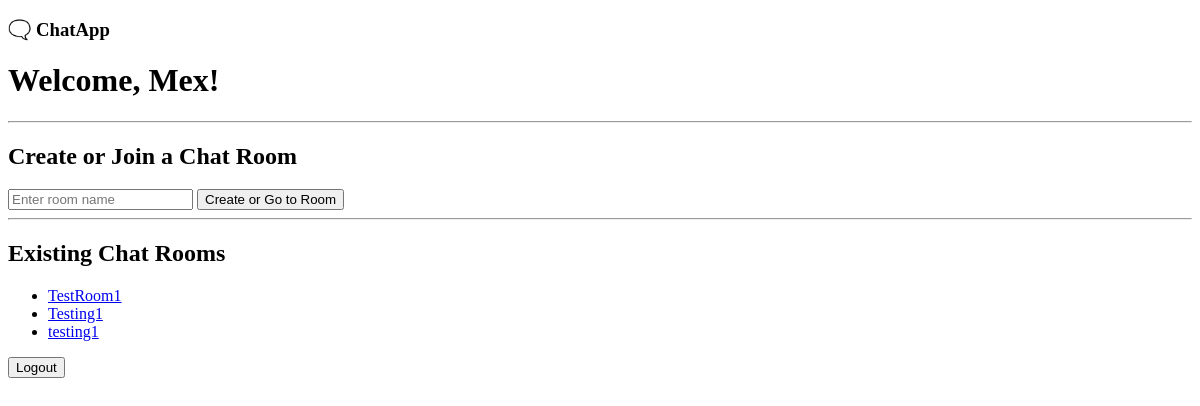
The page /chat/ (signed in) on the database as committed earlier.
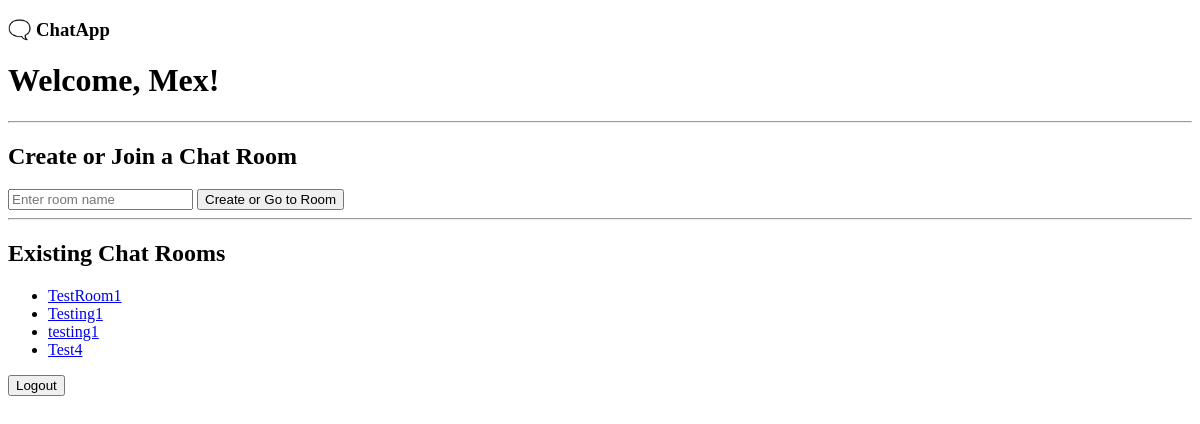
The same page on the database as committed later.
### chatapp/models.py (models this page shows, shortened)
class ChatRoom(models.Model):
    name = models.CharField(max_length=255, unique=True)
    participants = models.ManyToManyField(User, related_name='chat_rooms')
    created_at = models.DateTimeField(auto_now_add=True)

### chatapp/views.py (the view)
# urls.py: path('', views.chat_room_list, name='chat_room_list'),
@login_required
def chat_room_list(request):
    chat_rooms = ChatRoom.objects.filter(participants=request.user)
    return render(request, 'chatapp/chat_room_list.html', {'chat_rooms': chat_rooms})

### chatapp/templates/chatapp/chat_room_list.html (shortened to what this page needs)
<!DOCTYPE html>
<html>
<head>
</head>
<body>
    <h3>🗨️ ChatApp</h3>
    <h1>Welcome, {{ user.username }}!</h1>
    <hr>
    <h2>Create or Join a Chat Room</h2>
    <form action="{% url 'create_or_join_room' %}" method="post">
        <input type="text" name="room_name" placeholder="Enter room name" required>
        <button type="submit">Create or Go to Room</button>
    </form>
    <hr>
    <h2>Existing Chat Rooms</h2>
    {% if chat_rooms %}
        <ul>
            {% for room in chat_rooms %}
                <li><a href="{% url 'chat_room_detail' room.name %}">{{ room.name }}</a></li>
            {% endfor %}
        </ul>
    {% else %}
        <p>You are not currently part of any chat rooms. Create one above!</p>
    {% endif %}
    <p>
        <form action="{% url 'logout' %}" method="post" style="display: inline;">
            <button type="submit">Logout</button>
        </form>
    </p>
</body>
</html>

Rows that differ between the two databases and show on the page:
added ChatRoom: name "Test4"
